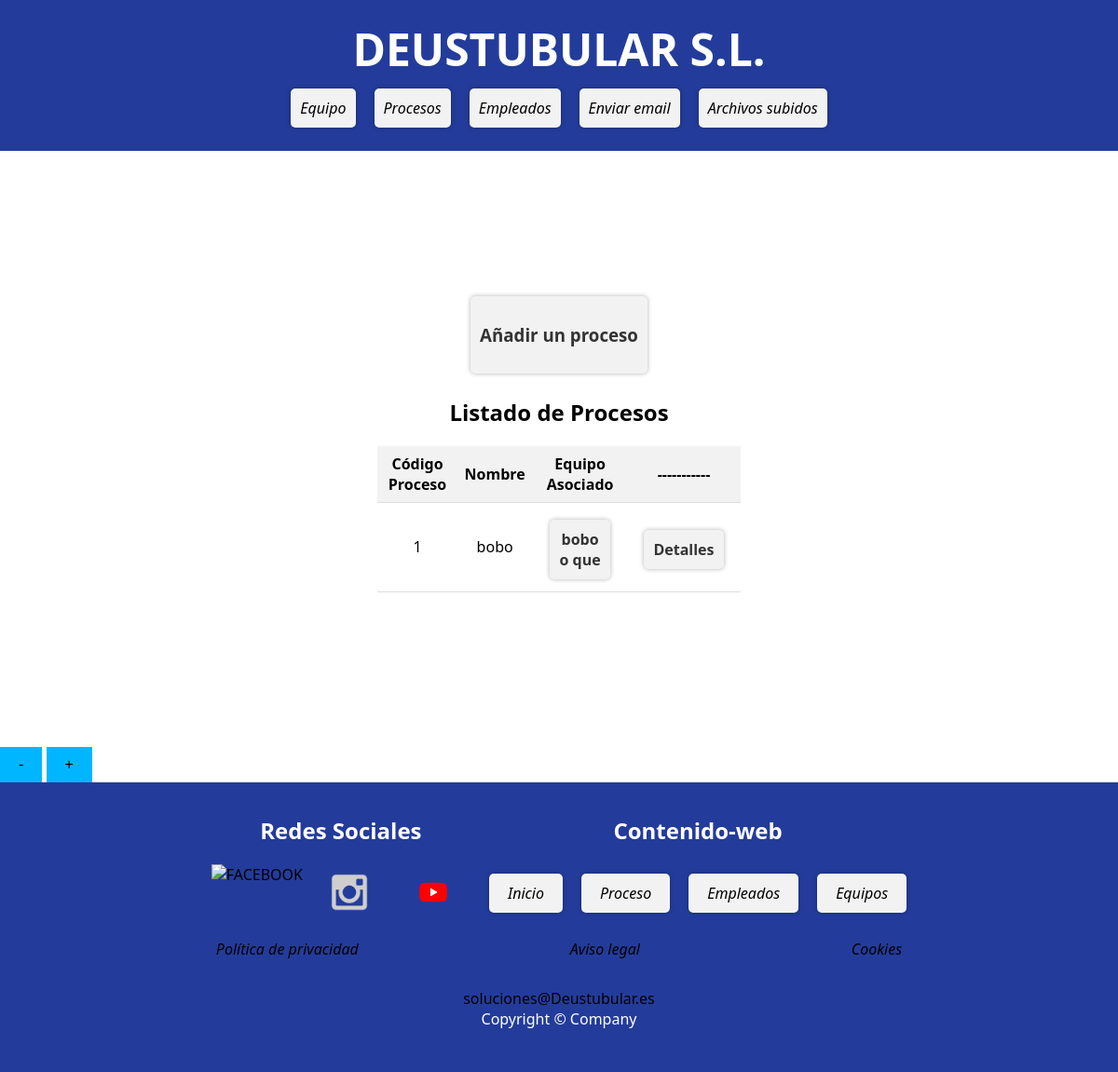
Page /appdeustutub/procesos/ on the earlier database version.
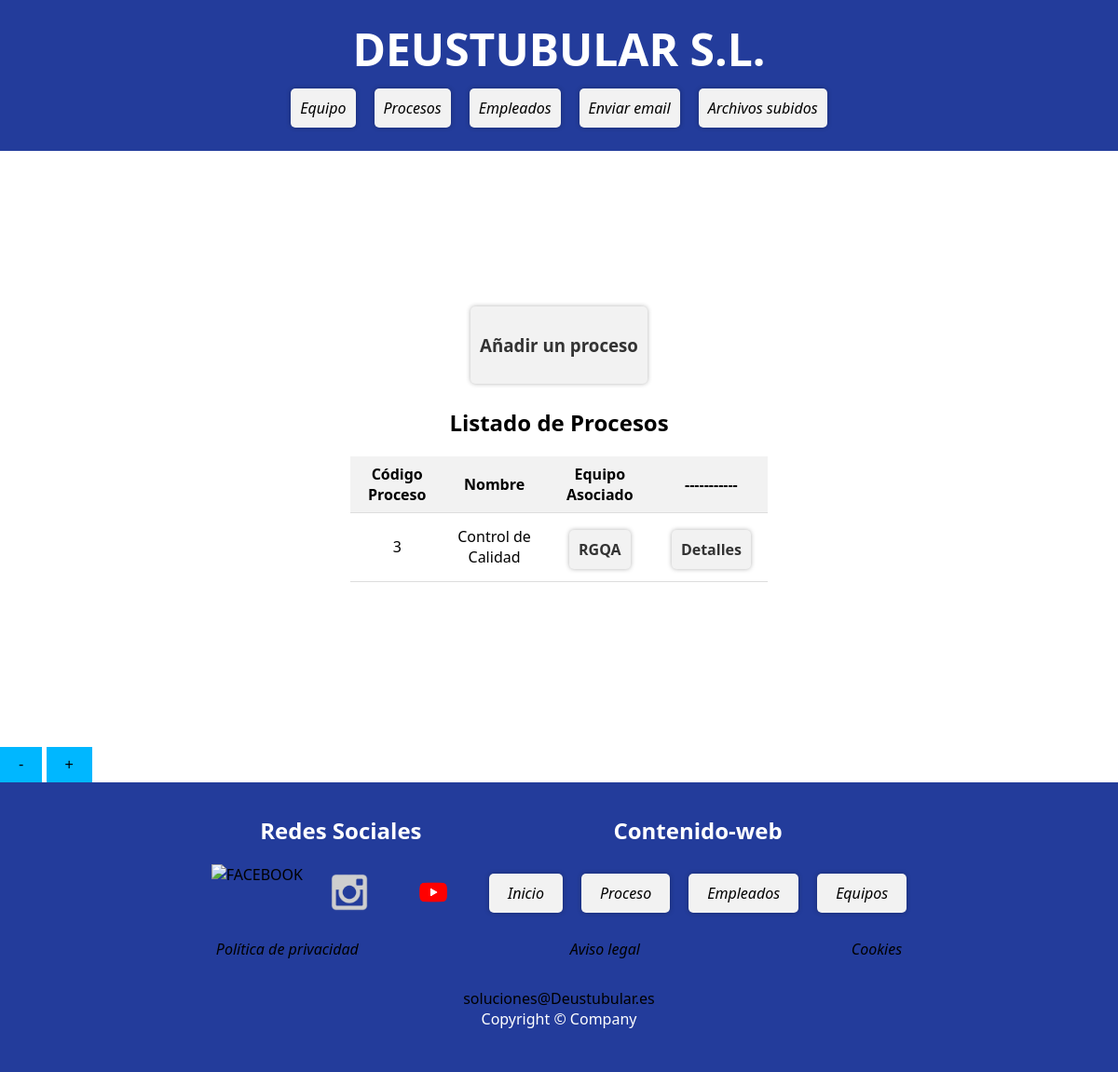
Same page on the later database version.
### appdeustutub/models.py (models this page shows, shortened)
class Proceso(models.Model):
    equipo = models.ForeignKey(Equipo, on_delete=models.CASCADE)
    codOrdenFabricacion = models.IntegerField(default=0)
    codigoProceso = models.IntegerField(default=0)
    nombreProceso = models.CharField(max_length=100)
    referencia = models.CharField(max_length=100)
    fechaInicio = models.DateField()
    fechaFin = models.DateField()

class Equipo(models.Model):
    modelo = models.CharField(max_length=100)
    marca = models.CharField(max_length=100)
    categoria = models.ForeignKey(Categoria, on_delete=models.CASCADE)
    fecha_adquisicion = models.DateField()
    fecha_instalacion = models.DateField()
    def __str__(self):
        return self.marca

### appdeustutub/views.py (the view)
# urls.py: path('procesos/', ProcesoListView.as_view(), name='proceso-list'),
class ProcesoListView(ListView):
    model = Proceso
    template_name = 'index_proceso.html'
    context_object_name = 'lista_procesos'
    ordering = 'nombreProceso'

### appdeustutub/templates/index_proceso.html (shortened to what this page needs)
{% extends "base.html" %}
{% load static %}
{% block contenido %}
<div id="content">
    <ul>
        <li><a href="{% url 'add_proceso' %}"><strong>
                    <h3>Añadir un proceso</h3>
                </strong></a></li>
    </ul>
    <h2>Listado de Procesos</h2>
    <ul>
        {% if lista_procesos %}
        <table>
            <thead>
                <tr>
                    <th>Código Proceso</th>
                    <th>Nombre</th>
                    <th>Equipo Asociado</th>
                    <th>-----------</th>
                </tr>
            </thead>
            <tbody>
                {% for proceso in lista_procesos %}
                <tr>
                    <td>{{ proceso.codigoProceso }}</td>
                    <td>{{ proceso.nombreProceso }}</td>
                    <td>
                        <ul>
                            <li><a href="{% url 'equipo-detail' proceso.equipo.id %}"><strong>{{ proceso.equipo}}</strong></a></li>
                        </ul>
                    </td>
                    <td>
                        <ul>
                            <li><a href="{% url 'proceso-detail' proceso.id %}"><strong>Detalles</strong></a></li>
                        </ul>
                    </td>
                </tr>
                {% endfor %}
            </tbody>
        </table>
        {% else %}
        <p>No existen procesos</p>
        {% endif %}
</div>
{% endblock %}

Differences in the rows shown:
removed Proceso: codigoProceso "1", nombreProceso "bobo", equipo "bobo o que"
added Proceso: codigoProceso "3", nombreProceso "Control de Calidad", equipo "RGQA"
